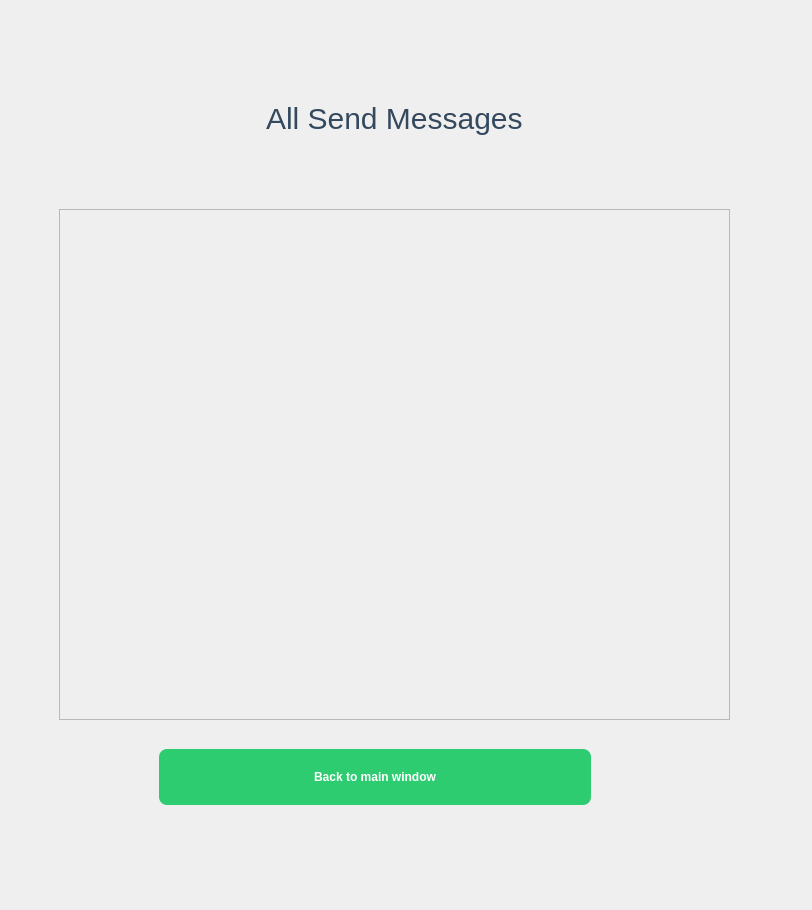
<?xml version="1.0" encoding="UTF-8"?>
<ui version="4.0">
 <class>ViewSendMessages</class>
 <widget class="QDialog" name="ViewSendMessages">
  <property name="geometry">
   <rect>
    <x>0</x>
    <y>0</y>
    <width>812</width>
    <height>910</height>
   </rect>
  </property>
  <property name="windowTitle">
   <string>Dialog</string>
  </property>
  <widget class="QWidget" name="widget" native="true">
   <property name="geometry">
    <rect>
     <x>-11</x>
     <y>-21</y>
     <width>1051</width>
     <height>941</height>
    </rect>
   </property>
   <property name="styleSheet">
    <string notr="true">QWidget {
    background: qlineargradient(
        x1: 0, y1: 0,
        x2: 1, y2: 1,
        stop: 0 #d5f5e3,
        stop: 1 #d6eaf8
    );
    margin: 0; 
    padding:0;
}
</string>
   </property>
   <widget class="QLabel" name="label">
    <property name="geometry">
     <rect>
      <x>270</x>
      <y>20</y>
      <width>301</width>
      <height>161</height>
     </rect>
    </property>
    <property name="styleSheet">
     <string notr="true">QLabel {
	font: 36pt &quot;Sylfaen&quot;;
    color: #34495e;
    border-radius: 10px;
    padding-top: 48px;
    margin-top:30px;
    font-size: 30px;
   
}
</string>
    </property>
    <property name="text">
     <string>All Send Messages</string>
    </property>
   </widget>
   <widget class="QScrollArea" name="scrollArea">
    <property name="geometry">
     <rect>
      <x>70</x>
      <y>230</y>
      <width>671</width>
      <height>511</height>
     </rect>
    </property>
    <property name="widgetResizable">
     <bool>true</bool>
    </property>
    <widget class="QWidget" name="scrollAreaWidgetContents">
     <property name="geometry">
      <rect>
       <x>0</x>
       <y>0</y>
       <width>669</width>
       <height>509</height>
      </rect>
     </property>
    </widget>
   </widget>
   <widget class="QPushButton" name="back">
    <property name="geometry">
     <rect>
      <x>170</x>
      <y>770</y>
      <width>432</width>
      <height>156</height>
     </rect>
    </property>
    <property name="styleSheet">
     <string notr="true">QPushButton {
    background-color: #2ecc71;
    color: white;
    border-radius: 8px;
    padding: 8px 16px;
    font-weight: bold;
    margin-bottom:100px;
	font: 18pt &quot;NSimSun&quot;;
    min-width: 400px;
    min-height: 40px;
    
}

QPushButton:hover {
    background-color: #27ae60;
}

QPushButton:pressed {
    background-color: #1e8449;
}</string>
    </property>
    <property name="text">
     <string>Back to main window</string>
    </property>
   </widget>
  </widget>
 </widget>
 <resources/>
 <connections/>
</ui>
